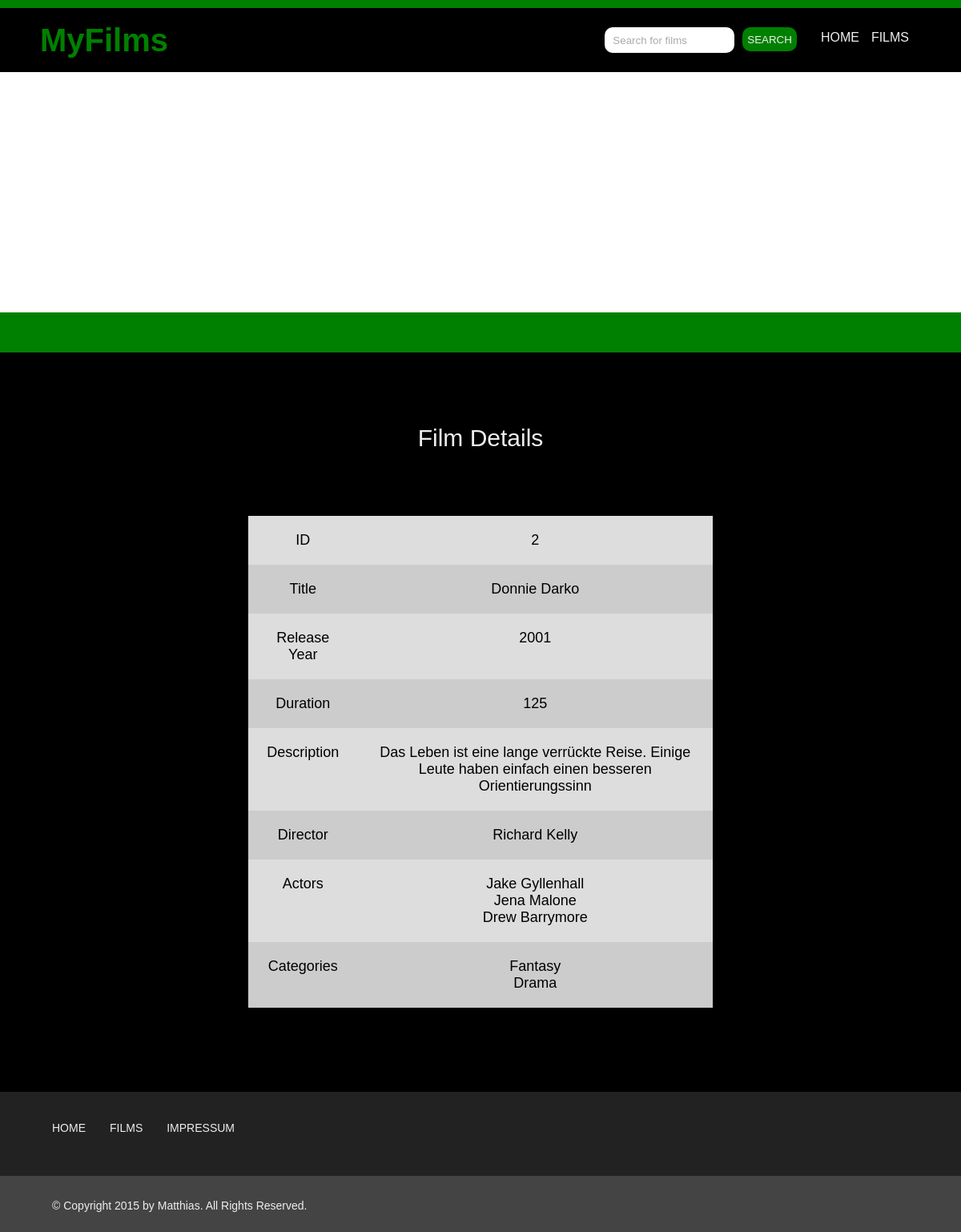
/user/read.php?film_id=2, run on the app's committed database.
### tables this page shows
CREATE TABLE films
(   
	film_id INTEGER PRIMARY KEY AUTO_INCREMENT, 
	title VARCHAR(90) NOT NULL, 
	release_date INTEGER(4) NOT NULL, 
	duration INTEGER(3) NOT NULL,
	description VARCHAR(500) NOT NULL,
	director_id INTEGER NOT NULL,
	FOREIGN KEY (director_id) REFERENCES directors (director_id)
);

CREATE TABLE directors
(
	director_id INTEGER PRIMARY KEY AUTO_INCREMENT,
	director_name VARCHAR(90) NOT NULL
);

CREATE TABLE actors
(
	actor_id INTEGER PRIMARY KEY AUTO_INCREMENT,
	actor_name VARCHAR(90) NOT NULL
);

CREATE TABLE categories
(
	category_id INTEGER PRIMARY KEY AUTO_INCREMENT,
	category_name VARCHAR(80) NOT NULL
);

### user/read.php (the view, shortened to what this page needs)
<?php
    require_once '../lib/database.php';
    $db = new PDO("mysql:host=$servername;port=$port;dbname=$dbname", $username, $password, $options);
    $stmt = $db->prepare("SELECT * FROM films, directors WHERE film_id = ? AND films.director_id = directors.director_id");
    $stmt->execute(array($_REQUEST['film_id']));
    $film = $stmt->fetch();
    $stmt = $db->prepare("SELECT actor_name FROM actors_films, actors WHERE film_id = ? AND actors_films.actor_id = actors.actor_id");
    $stmt->execute(array($film['film_id']));
    $actors = $stmt->fetchAll();
    $stmt = $db->prepare("SELECT category_name FROM categories_films, categories WHERE film_id = ? AND categories_films.category_id = categories.category_id");
    $stmt->execute(array($film['film_id']));
    $categories = $stmt->fetchAll();
?>
<!DOCTYPE html>
<html>
    <head>
        <link rel="stylesheet" href="../css/reset.css" type="text/css" media="screen" />
        <link rel="stylesheet" href="../css/myfilm.css" type="text/css" media="screen" />
    </head>
    <body>
    <header>
        <h1>MyFilms</h1>
        <nav>
            <ul>
                <form id="search" action="search.php" method="get">
                    <input type="text" id="search_input" name="search" value="Search for films"/>
                    <input type="submit" id="search_button" value="SEARCH"/>
                </form>
                <li><a href="../index.php" >Home</a></li>
                <li><a href="films.php" >Films</a></li>
            </ul>
        </nav>
    </header>
    <section id="spacer">
    </section>
    <section id="main">
    <h1>Film Details</h1>
    <section id="container">
        <table id="search_result">
            <tr>
                <td>ID</td><td><?php echo $film['film_id']; ?> </td>
            </tr>
            <tr>
                <td>Title</td><td><?php echo $film['title']; ?> </td>
            </tr>
            <tr>
                <td>Release Year</td><td><?php echo $film['release_date']; ?> </td>
            </tr>
            <tr>
                <td>Duration</td><td><?php echo $film['duration']; ?> </td>
            </tr>
            <tr>
                <td>Description</td><td><?php echo $film['description']; ?> </td>
            </tr>
            <tr>
                <td>Director</td><td><?php echo $film['director_name']; ?> </td>
            </tr>
            <tr>
                <td>Actors</td>
                <td>
                    <ul>
                        <?php foreach ($actors as $a) : ?>
                            <li>
                                <?php echo $a['actor_name']; ?>
                            </li>
                        <?php endforeach; ?>
                    </ul>
                </td>
            </tr>
            <tr>
                <td>Categories</td>
                <td>
                    <ul>
                        <?php foreach ($categories as $c) : ?>
                            <li>
                                <?php echo $c['category_name']; ?>
                            </li>
                        <?php endforeach; ?>
                    </ul>
                </td>
            </tr>
        </table>
    </section>
    </section>
    <footer>
        <section class="wrapper">
        <ul>
            <li><a href="../index.php" >Home</a></li>
            <li><a href="films.php" >Films</a></li>
            <li><a href="impressum.php" >Impressum</a></li>
        </ul>
        </section>
        <section id="copyright">
            <div class="wrapper">
                &copy; Copyright 2015 by Matthias. All Rights Reserved.
            </div>
        </section>
    </footer>
  <body>
</html>

### css/myfilm.css (style rules this page uses)
body { border-top:10px solid green; background:#000; font-family: 'Helvetica', sans-serif; color:#eee; }
header { position:relative; width:auto; max-width:1100px; margin: 20px auto 20px auto; }
header h1 { margin:0 0 0 0; font-size:40px; color: green; font-family: 'Helvetica', sans-serif; font-weight: bold; }
nav { position:absolute; right:0; bottom:0; }
nav ul { list-style:none; margin: auto 0; }
nav ul li { display:block; float:left; padding:40px 15px 15px 0px; }
nav ul li a { font-family: 'Helvetica', sans-serif; text-transform:uppercase; color: #eee; text-decoration: none; }
#search { height: 30px; display:inline-block; float: left; border-radius: 10px; border: none; height: 30px; margin-right:10px; margin-top:35px; }
#search_button { float: left; border-radius: 10px; border: none; height: 30px; margin-right:20px; background: green; color: #eee; }
#search_input { float: left; border-radius: 10px; border: none; height: 30px; margin-right: 10px; color: #aaa; padding-left: 10px; width: 150px; }
#search_result { width: 600px; font-size: 15px; }
#spacer { height: 300px; background: #fff; border-bottom: 50px solid green; }
#main { width:auto; margin-right: auto; margin-left:auto; padding:70px 0 45px 0; text-align: center; }
#main h1 { font: 30px 'Helvetica', sans-serif; text-align: center; padding: 20px 30px 20px 30px; }
table { margin-left: auto; margin-right: auto; margin-top: 50px; max-width: 700px; border-collapse: collapse; border-radius: 5px; -moz-border-radius: 5px; -webkit-border-radius: 5px; overflow: hidden; border: 10px solid green; }
table tr:nth-of-type(odd) { background-color: #ddd; width: 200px; }
table tr:nth-of-type(even) { background-color: #ccc; width: 200px; }
table td { padding: 20px; font: 18px 'Helvetica', sans-serif; color: #000; }
footer { position:relative; clear:both; width:100%; height:175px; background:#222; margin-top:50px; }
footer .wrapper { line-height:25px; margin: 0 auto; padding-top:30px; width:auto; max-width:1100px; font-size:14px; color:#000; }
#copyright { background: #444; height:70px; position:absolute; bottom:0; width:100%; padding-left: 15px; }
#copyright .wrapper { font-family: 'Helvetica', sans-serif; padding-top:25px; color: #eee; font-size:14px; position:relative; }
footer ul { list-style:none; }
footer ul li { display:block; float:left; padding:3px 15px; }
footer ul li a { font-family: 'Helvetica', sans-serif; text-transform:uppercase; color: #eee; text-decoration: none; }

### data on the page
films: film_id "2", title "Donnie Darko", release_date "2001", duration "125", description "Das Leben ist eine lange verrückte Reise. Einige Leute haben einfach einen besseren Orientierungssinn", director.director_name "Richard Kelly"
actors: actor_name "Jake Gyllenhall"
actors: actor_name "Jena Malone"
actors: actor_name "Drew Barrymore"
categories: category_name "Fantasy"
categories: category_name "Drama"
